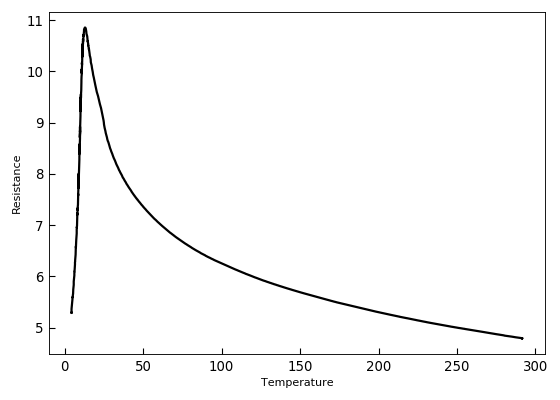

The script that drew this image:
"""Example plot using Joe Batley's plot style."""
from Stoner import Data, __home__
from Stoner.plot.formats import JTBPlotStyle
import os.path as path

filename = path.realpath(path.join(__home__, "..", "doc", "samples", "sample.txt"))
d = Data(filename, setas="xy", template=JTBPlotStyle)
d.plot()
